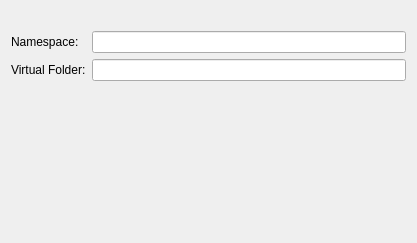
<ui version="4.0" >
 <class>GeneralPage</class>
 <widget class="QWidget" name="GeneralPage" >
  <property name="geometry" >
   <rect>
    <x>0</x>
    <y>0</y>
    <width>417</width>
    <height>243</height>
   </rect>
  </property>
  <property name="windowTitle" >
   <string>Form</string>
  </property>
  <layout class="QGridLayout" >
   <item row="1" column="0" >
    <widget class="QLabel" name="label" >
     <property name="text" >
      <string>Namespace:</string>
     </property>
    </widget>
   </item>
   <item row="1" column="1" >
    <widget class="QLineEdit" name="namespaceLineEdit" />
   </item>
   <item row="2" column="0" >
    <widget class="QLabel" name="label_2" >
     <property name="text" >
      <string>Virtual Folder:</string>
     </property>
    </widget>
   </item>
   <item row="2" column="1" >
    <widget class="QLineEdit" name="folderLineEdit" />
   </item>
   <item row="0" column="1" >
    <spacer>
     <property name="orientation" >
      <enum>Qt::Vertical</enum>
     </property>
     <property name="sizeType" >
      <enum>QSizePolicy::Policy::Fixed</enum>
     </property>
     <property name="sizeHint" >
      <size>
       <width>20</width>
       <height>20</height>
      </size>
     </property>
    </spacer>
   </item>
   <item row="3" column="1" >
    <spacer>
     <property name="orientation" >
      <enum>Qt::Vertical</enum>
     </property>
     <property name="sizeHint" >
      <size>
       <width>20</width>
       <height>40</height>
      </size>
     </property>
    </spacer>
   </item>
  </layout>
 </widget>
 <resources/>
 <connections/>
</ui>
